Frame 1 (no input): blank canvas, image omitted
Frame 60 (the mouse pressed at the canvas centre just before this capture): blank canvas, image omitted
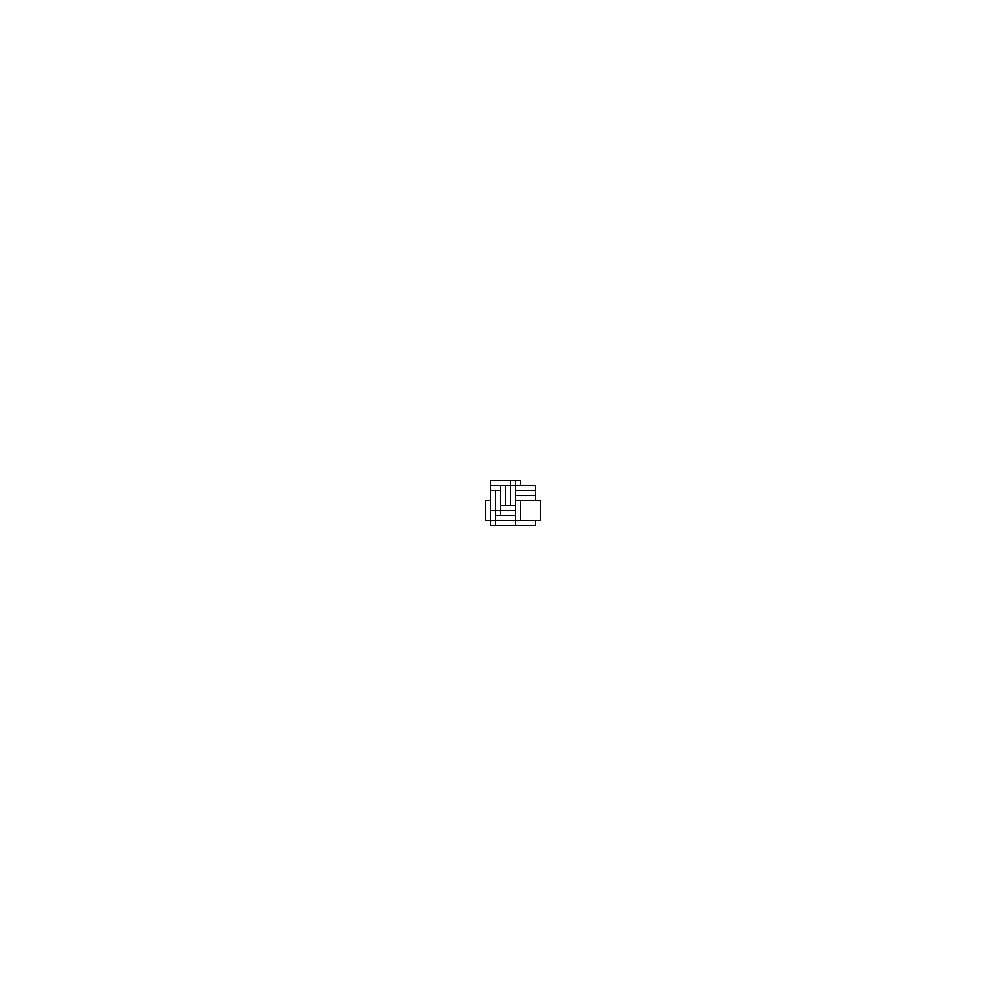
Frame 120 (the mouse held since frame 60 and released just before this capture)

The Processing sketch whose frames 1 and 60 were blank and that drew this single picture after the mouse press (run headless with seeded random() and noise(); from frame 60 on, the mouse is pressed at the canvas centre):

// Processing sketch: randomWalker
// ── randomWalker.pde
Walker w;

ArrayList<Walker> walkers = new ArrayList<Walker>(); 

void setup(){
  size(1000,1000); 
  //w = new Walker(width/2, height/2);
  background(255);
}

void draw(){
  for(int i = 0; i < walkers.size(); i++){
    Walker w = walkers.get(i);   
    w.step();
    w.display();
  }
    
  //w.step();
  //w.display();
}

void mousePressed(){
  walkers.add(new Walker(mouseX, mouseY));
}
  
// ── Walker.pde
class Walker{
  int x, y;
  
  Walker(int x, int y){
    this.x = x; 
    this.y = y;
  }
  
  void display(){
    stroke(0);
    rect(x, y, 20, 20);
  }
  
  void step(){
    int choice = int(random(4));
    
    if(choice == 0){
      this.x += 5;
    }else if (choice == 1){
      this.x -=5; 
    }else if (choice == 2){
      this.y +=5;
    }else{
      this.y -= 5;
    }
    
    this.x = constrain(this.x, 0, width);
    this.y = constrain(this.y, 0, height);
  }
}
